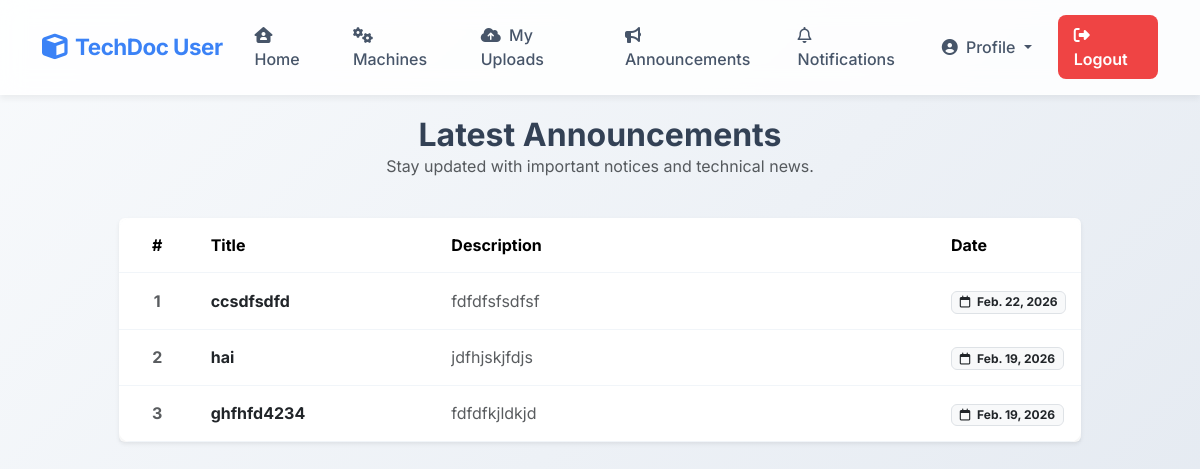
The app's page /user/Viewannouncement/, older data.
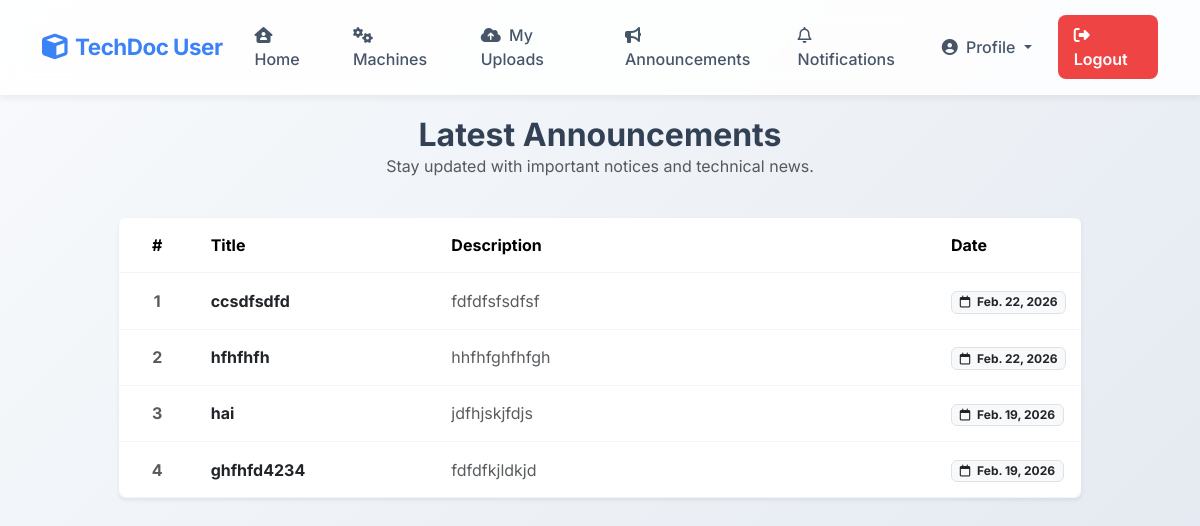
The same page, newer data.
### wadmin/models.py (models this page shows)
class Announcement(models.Model):
    title = models.CharField(max_length=200)
    description = models.TextField()
    date = models.DateField(auto_now_add=True)
    class Meta:
        db_table = 'tbl_announcement'

### user/views.py (the view)
# urls.py: path('Viewannouncement/', views.viewannouncement,name="viewannouncement"),
def viewannouncement(request):
    announcementdata = Announcement.objects.all().order_by('-date')
    return render(request, "user/ViewAnnouncement.html", {
        'data': announcementdata
    })

### user/Templates/user/ViewAnnouncement.html (shortened to what this page needs)
{% include 'user/Header.html' %}
<div class="row justify-content-center mb-4">
    <div class="col-12 text-center">
        <h2 class="fw-bold mb-0">Latest Announcements</h2>
        <p class="text-muted">Stay updated with important notices and technical news.</p>
    </div>
</div>
<div class="row justify-content-center">
    <div class="col-lg-10">
        <div class="card shadow-sm border-0 mb-5">
            <div class="card-body p-0 table-responsive">
                <table class="table table-custom table-hover m-0 w-100 align-middle">
                    <thead>
                        <tr>
                            <th class="text-center" style="width: 8%;">#</th>
                            <th style="width: 25%;">Title</th>
                            <th>Description</th>
                            <th style="width: 15%;">Date</th>
                        </tr>
                    </thead>
                    <tbody>
                        {% for i in data %}
                        <tr>
                            <td class="text-center text-muted fw-bold">{{forloop.counter}}</td>
                            <td class="fw-bold text-dark">{{i.title}}</td>
                            <td class="text-muted">{{i.description}}</td>
                            <td><span class="badge bg-light text-dark border"><i
                                        class="fa-regular fa-calendar me-1"></i> {{i.date}}</span></td>
                        </tr>
                        {% endfor %}
                    </tbody>
                </table>
            </div>
        </div>
    </div>
</div>
</div>
</body>
</html>

Row changes from the older to the newer data that the page shows:
added Announcement: title "hfhfhfh", description "hhfhfghfhfgh", date "Feb. 22, 2026"
